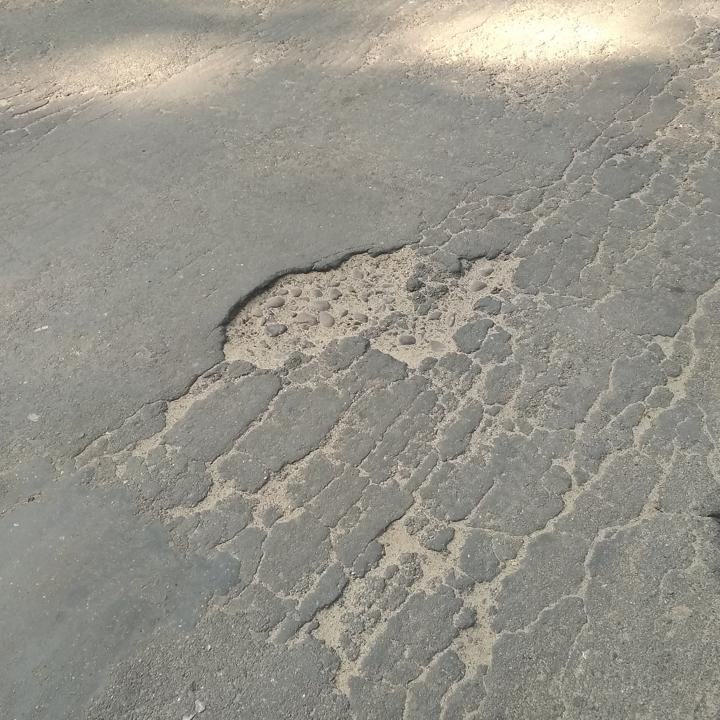
#> input picture Input Images/img-1.jpg, 720 x 720 px
$ python -i filtering_texture.py   (imports and definitions only)   (older library calls are emulated)
#> lines starting #> are read from the running program, lines starting #| are printed output that depends on the picture
#> further down, picture is the input picture: shape (720, 720, 3); mean B, G, R 137.8, 147.1, 149.4
"""
Module: cv_engine.filtering_texture
Directly builds upon reference experiments:
 - Exp 2 (2_and_3.py):
     - Gaussian Blur (spatial smoothing)
     - Median Filtering (impulse/salt-and-pepper noise reduction)
     - Laplacian Operator (second-derivative edge detection)
     - Sobel Operator (directional gradient extraction dx=1, dy=1)
     - Canny Edge Detection (multi-stage hysteresis thresholding)
     - Local Binary Pattern (LBP) texture extraction
"""

import cv2
import numpy as np
from skimage.feature import local_binary_pattern

def apply_gaussian_blur(img: np.ndarray, ksize: int = 5, sigma: float = 0.0) -> np.ndarray:
    """Gaussian smoothing filter with odd kernel size."""
    ksize = ksize if ksize % 2 == 1 else ksize + 1
    ksize = max(1, ksize)
    return cv2.GaussianBlur(img, (ksize, ksize), sigma)

def apply_median_filter(img: np.ndarray, ksize: int = 5) -> np.ndarray:
    """Median filter for non-linear impulse noise removal."""
    ksize = ksize if ksize % 2 == 1 else ksize + 1
    ksize = max(1, ksize)
    return cv2.medianBlur(img, ksize)

def apply_laplacian(img: np.ndarray, ksize: int = 3) -> np.ndarray:
    """
    Laplacian second-order derivative filter for isotropic edge detection.
    Normalizes 64-bit float output to 8-bit unsigned display range.
    """
    gray = cv2.cvtColor(img, cv2.COLOR_BGR2GRAY) if len(img.shape) == 3 else img
    ksize = ksize if ksize % 2 == 1 else ksize + 1
    lap = cv2.Laplacian(gray, cv2.CV_64F, ksize=ksize)
    lap_abs = np.absolute(lap)
    lap_norm = np.uint8(255 * (lap_abs / (np.max(lap_abs) + 1e-8)))
    return lap_norm

def apply_sobel(img: np.ndarray, dx: int = 1, dy: int = 1, ksize: int = 5) -> np.ndarray:
    """
    Sobel gradient operator for directional or combined edge extraction.
    Computes horizontal (dx=1, dy=0), vertical (dx=0, dy=1), or magnitude (dx=1, dy=1).
    """
#> called with dx = 1, dy = 1, ksize = 5
    gray = cv2.cvtColor(img, cv2.COLOR_BGR2GRAY) if len(img.shape) == 3 else img
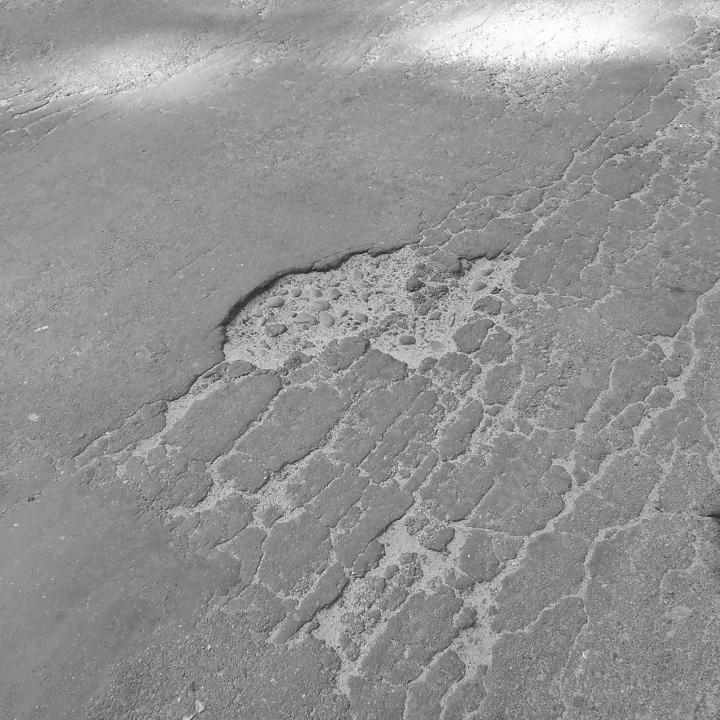
#> gray: shape (720, 720); min 24, max 254, mean 146.7
    ksize = ksize if ksize % 2 == 1 else ksize + 1
    ksize = min(7, max(1, ksize))

    if dx > 0 and dy > 0:
        sobel_x = cv2.Sobel(gray, cv2.CV_64F, 1, 0, ksize=ksize)
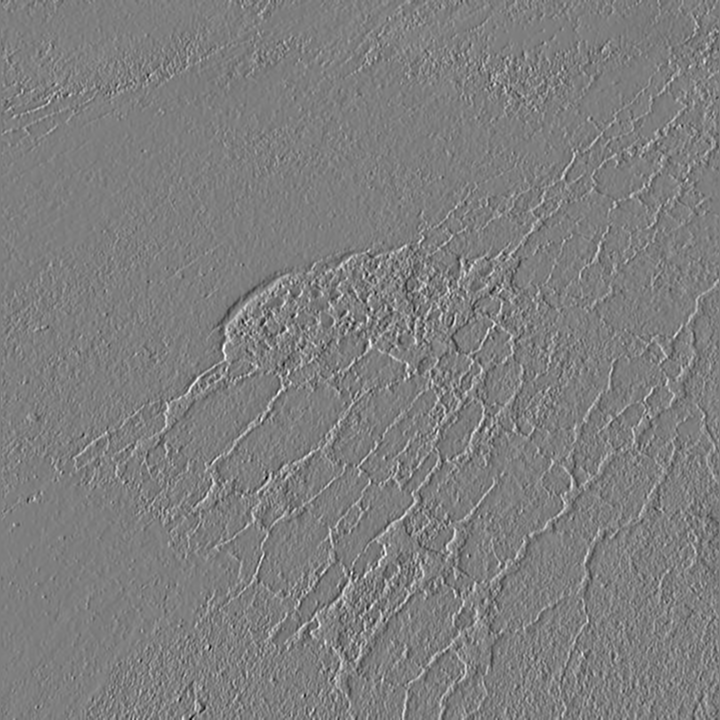
#> sobel_x: shape (720, 720) float64; min -4608, max 4652, mean -0.9; drawn with min black and max white
        sobel_y = cv2.Sobel(gray, cv2.CV_64F, 0, 1, ksize=ksize)
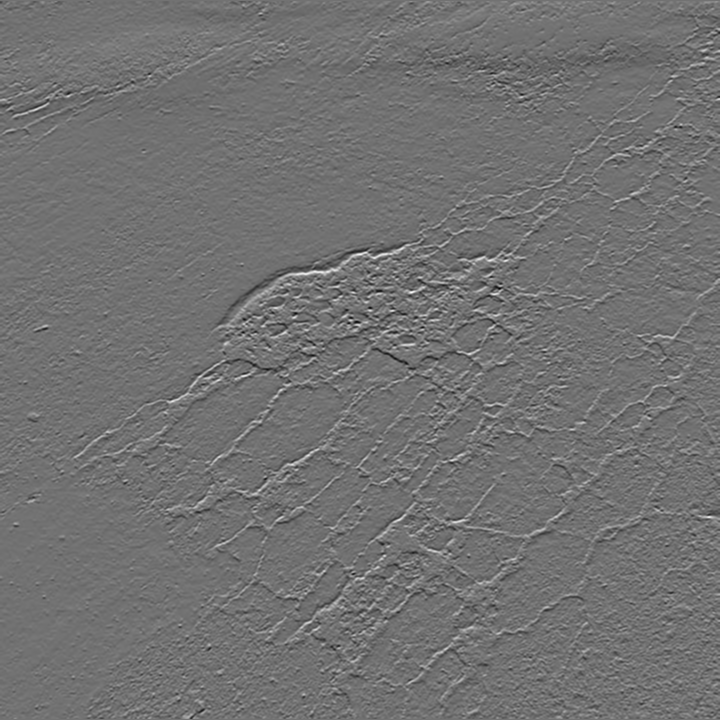
#> sobel_y: shape (720, 720) float64; min -4839, max 5969, mean -8.1; drawn with min black and max white
        magnitude = np.sqrt(sobel_x**2 + sobel_y**2)
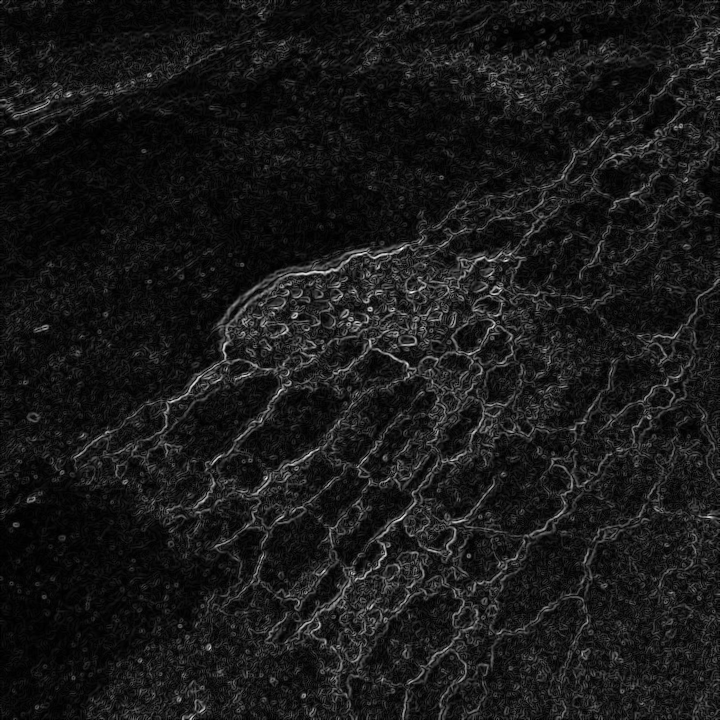
#> magnitude: shape (720, 720) float64; min 0, max 5988.8, mean 593.6; drawn with min black and max white
        sobel_norm = np.uint8(255 * (magnitude / (np.max(magnitude) + 1e-8)))
        return sobel_norm
    else:
        sobel = cv2.Sobel(gray, cv2.CV_64F, dx=dx, dy=dy, ksize=ksize)
        sobel_abs = np.absolute(sobel)
        sobel_norm = np.uint8(255 * (sobel_abs / (np.max(sobel_abs) + 1e-8)))
        return sobel_norm

def apply_canny(img: np.ndarray, threshold1: int = 100, threshold2: int = 200) -> np.ndarray:
    """Canny edge detector with dual hysteresis thresholding."""
    gray = cv2.cvtColor(img, cv2.COLOR_BGR2GRAY) if len(img.shape) == 3 else img
    return cv2.Canny(gray, threshold1=int(threshold1), threshold2=int(threshold2))

def apply_lbp(img: np.ndarray, num_points: int = 8, radius: int = 1, method: str = "uniform") -> np.ndarray:
    """
    Local Binary Pattern (LBP) texture representation.
    Extracts micro-texture patterns invariant to monotonic illumination changes.
    """
    gray = cv2.cvtColor(img, cv2.COLOR_BGR2GRAY) if len(img.shape) == 3 else img
    lbp = local_binary_pattern(gray, P=int(num_points), R=int(radius), method=method)
    # Normalize LBP output to 0..255 for visual rendering
    lbp_norm = np.uint8(255 * (lbp / (np.max(lbp) + 1e-8)))
    return lbp_norm

>>> import cv2
>>> picture = cv2.imread('../Input Images/img-1.jpg')
>>> result = apply_sobel(picture)

$ run again, on Input Images/img-101.jpg
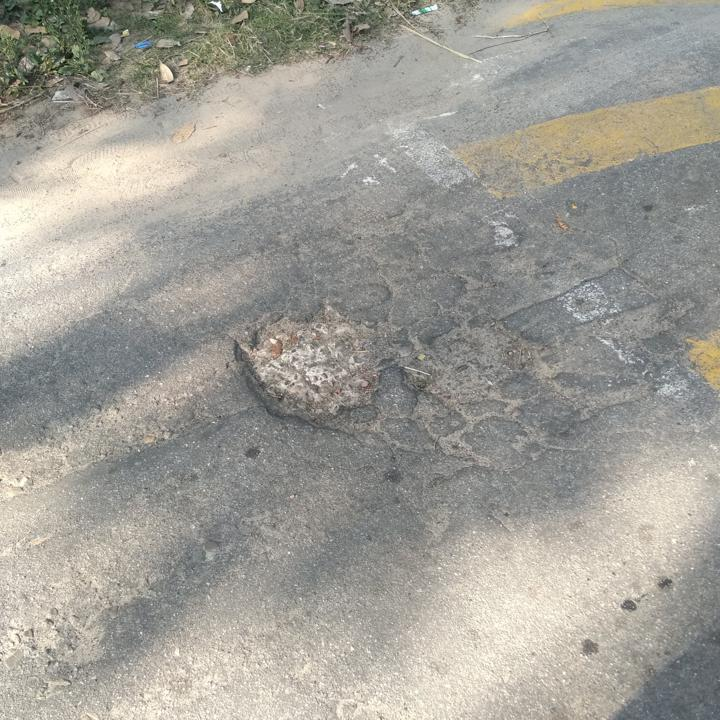
#> input picture Input Images/img-101.jpg, 720 x 720 px
#> picture is the input picture: shape (720, 720, 3); mean B, G, R 151.1, 158.7, 160.9
#> in apply_sobel, `sobel_y = cv2.Sobel(gray, cv2.CV_64F, 0, 1, ksize=ksize)`:
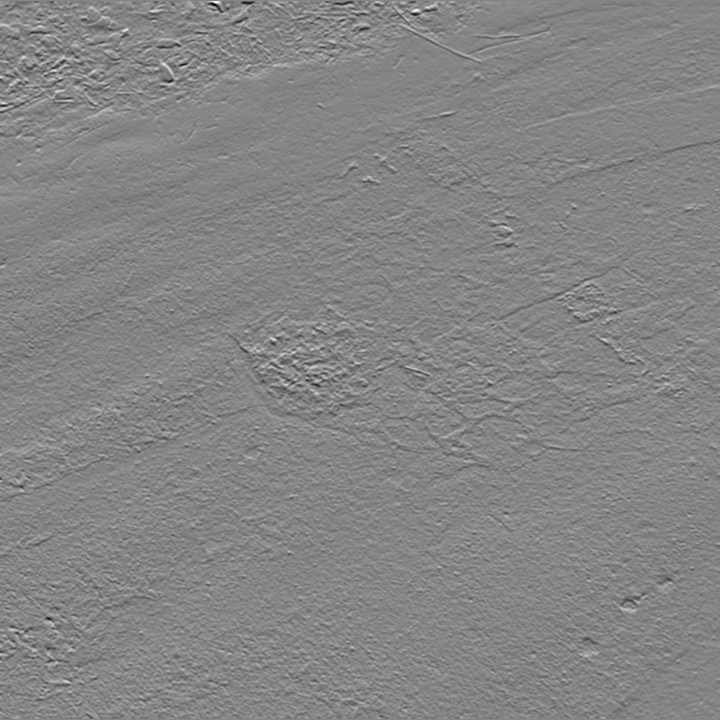
#> sobel_y: shape (720, 720) float64; min -7175, max 6572, mean 10.1; drawn with min black and max white
#> in apply_sobel, `magnitude = np.sqrt(sobel_x**2 + sobel_y**2)`:
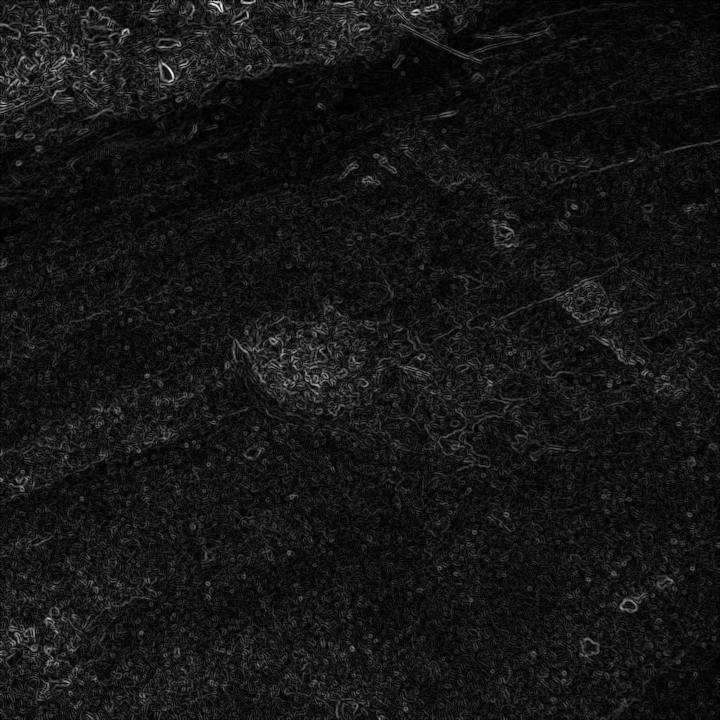
#> magnitude: shape (720, 720) float64; min 0, max 8185.3, mean 694.9; drawn with min black and max white

$ run again, on Input Images/img-1011.jpg
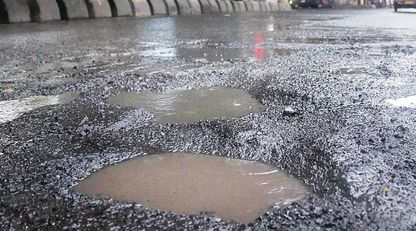
#> input picture Input Images/img-1011.jpg, 416 x 231 px
#> picture is the input picture: shape (231, 416, 3); mean B, G, R 135.3, 129.7, 130.7
#> in apply_sobel, `sobel_y = cv2.Sobel(gray, cv2.CV_64F, 0, 1, ksize=ksize)`:
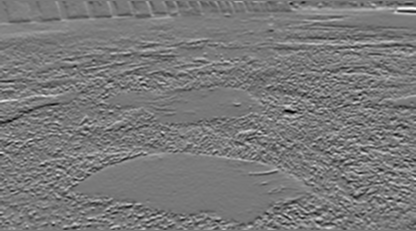
#> sobel_y: shape (231, 416) float64; min -7498, max 8194, mean -19.4; drawn with min black and max white
#> in apply_sobel, `magnitude = np.sqrt(sobel_x**2 + sobel_y**2)`:
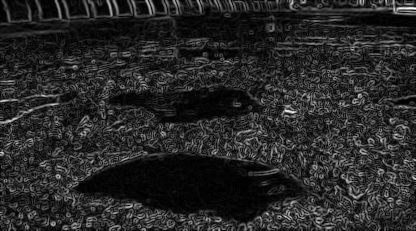
#> magnitude: shape (231, 416) float64; min 0, max 8271.3, mean 1299.1; drawn with min black and max white

$ run again, on Input Images/img-1053.jpg
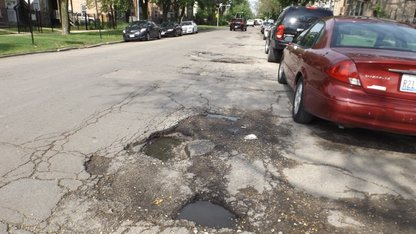
#> input picture Input Images/img-1053.jpg, 416 x 234 px
#> picture is the input picture: shape (234, 416, 3); mean B, G, R 124.6, 132.7, 142.9
#> in apply_sobel, `sobel_y = cv2.Sobel(gray, cv2.CV_64F, 0, 1, ksize=ksize)`:
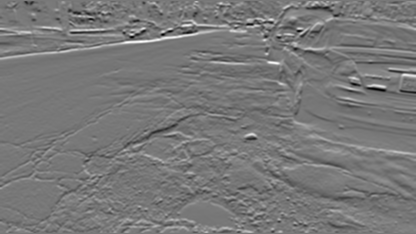
#> sobel_y: shape (234, 416) float64; min -8796, max 9829, mean 25.6; drawn with min black and max white
#> in apply_sobel, `magnitude = np.sqrt(sobel_x**2 + sobel_y**2)`:
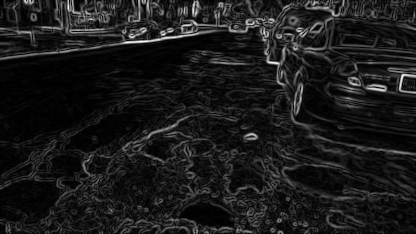
#> magnitude: shape (234, 416) float64; min 0, max 9864.6, mean 1044.7; drawn with min black and max white
